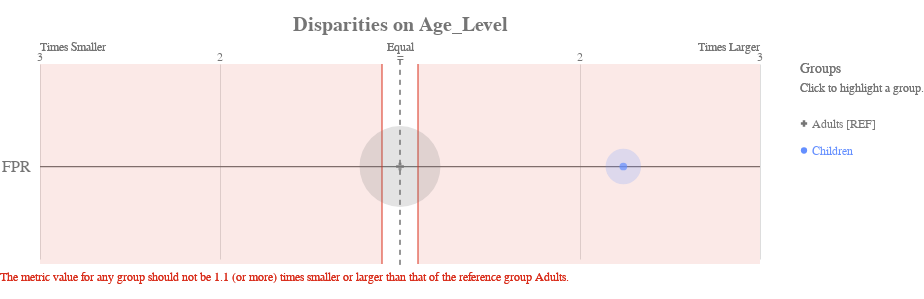

Notebook cell for this chart:
### Code cell
df_fair['score'] = xg.predict(X_test)

# get_crosstabs returns a dataframe of the group counts and group value bias metrics.
xtab, _ = g.get_crosstabs(df_fair, attr_cols=attributes_to_audit)
bdf = b.get_disparity_predefined_groups(xtab, original_df=df_fair, ref_groups_dict=attributes_and_reference_groups)

ap.disparity(bdf, metrics, 'Age_Level', fairness_threshold = disparity_tolerance)

### Figure 1 — Vega-Lite specification as saved in the notebook (floating-point values rounded to 4 significant figures)
{"config": {"view": {"continuousWidth": 400, "continuousHeight": 300, "strokeWidth": 0}, "axisLeft": {"labelColor": "rgb(117,117,117)", "labelFont": "Arial", "labelFontSize": 16}, "title": {"align": "center", "baseline": "middle", "color": "rgb(117,117,117)", "font": "Arial", "fontSize": 20, "fontWeight": "bold"}}, "layer": [{"data": {"name": "data-38121450c6697f570e9bf3f18efe866c"}, "mark": {"type": "rule", "stroke": "rgb(117,117,117)", "strokeWidth": 1.25, "tooltip": ""}, "encoding": {"x": {"type": "quantitative", "field": "x", "scale": {"domain": [-2, 2], "range": [40.0, 760.0]}}, "x2": {"field": "x2"}, "y": {"type": "nominal", "axis": {"domain": false, "labelAngle": 0, "labelPadding": -30, "orient": "left", "ticks": false, "title": ""}, "field": "metric", "scale": {"domain": ["FPR"], "range": [30, 225.0]}}}}, {"data": {"name": "data-79dd248bdaa0ea02c535240e8ad022c8"}, "mark": {"type": "rule", "stroke": "rgb(117,117,117)", "strokeDash": [5, 5], "strokeWidth": 1}, "encoding": {"tooltip": {"value": "Adults [REF]"}, "x": {"value": 400.0}, "y": {"value": 20.83}, "y2": {"value": 229.2}}}, {"data": {"name": "data-c233327f4cd9b4c2df31bf8015c83e4a"}, "mark": {"type": "text", "align": "center", "color": "rgb(117,117,117)", "font": "Arial", "fontSize": 12, "fontWeight": "normal", "tooltip": ""}, "encoding": {"text": {"type": "nominal", "field": "label"}, "x": {"type": "quantitative", "field": "value", "scale": {"domain": [-2, 2], "range": [40.0, 760.0]}}, "y": {"value": 17.5}}}, {"layer": [{"mark": {"type": "text", "align": "left", "fill": "rgb(117,117,117)", "font": "Arial", "fontSize": 12, "fontWeight": "normal", "tooltip": ""}, "encoding": {"text": {"value": "Times Smaller"}, "x": {"value": 40.0}, "y": {"value": 7.5}}}, {"mark": {"type": "text", "align": "right", "fill": "rgb(117,117,117)", "font": "Arial", "fontSize": 12, "fontWeight": "normal", "tooltip": ""}, "encoding": {"text": {"value": "Times Larger"}, "x": {"value": 760.0}, "y": {"value": 7.5}}}, {"mark": {"type": "text", "align": "center", "fill": "rgb(117,117,117)", "font": "Arial", "fontSize": 12, "fontWeight": "normal", "tooltip": ""}, "encoding": {"text": {"value": "Equal"}, "x": {"value": 400.0}, "y": {"value": 7.5}}}], "data": {"name": "data-79dd248bdaa0ea02c535240e8ad022c8"}}, {"layer": [{"mark": {"type": "rule", "opacity": 0.8, "stroke": "rgb(217, 46, 28)", "strokeWidth": 1.25, "tooltip": ""}, "encoding": {"x": {"type": "quantitative", "field": "min", "scale": {"domain": [-2, 2], "range": [40.0, 760.0]}}, "y": {"value": 25.0}, "y2": {"value": 225.0}}}, {"mark": {"type": "rule", "opacity": 0.8, "stroke": "rgb(217, 46, 28)", "strokeWidth": 1.25, "tooltip": ""}, "encoding": {"x": {"type": "quantitative", "field": "max", "scale": {"domain": [-2, 2], "range": [40.0, 760.0]}}, "y": {"value": 25.0}, "y2": {"value": 225.0}}}, {"layer": [{"mark": {"type": "rect", "fill": "rgb(217, 46, 28)", "opacity": 0.1, "tooltip": ""}, "encoding": {"x": {"type": "quantitative", "field": "min", "scale": {"domain": [-2, 2], "range": [40.0, 760.0]}}, "x2": {"field": "lower_end"}, "y": {"value": 25.0}, "y2": {"value": 225.0}}}, {"mark": {"type": "rect", "fill": "rgb(217, 46, 28)", "opacity": 0.1, "tooltip": ""}, "encoding": {"x": {"type": "quantitative", "field": "max", "scale": {"domain": [-2, 2], "range": [40.0, 760.0]}}, "x2": {"field": "upper_end"}, "y": {"value": 25.0}, "y2": {"value": 225.0}}}]}, {"data": {"name": "data-79dd248bdaa0ea02c535240e8ad022c8"}, "mark": {"type": "text", "align": "left", "baseline": "top", "fill": "rgb(217, 46, 28)", "font": "Arial", "fontSize": 12, "fontWeight": "normal", "tooltip": ""}, "encoding": {"text": {"value": "The metric value for any group should not be 1.1 (or more) times smaller or larger than that of the reference group Adults."}, "x": {"value": 0}, "y": {"value": 233.3}}}], "data": {"name": "data-c5998ade5caa41beab95346bdb5ba577"}}, {"layer": [{"mark": "circle"}, {"data": {"name": "data-e431c55e6c3e08b6cfd69a413db35a12"}, "mark": {"type": "circle", "opacity": 0.2}, "encoding": {"color": {"condition": {"type": "nominal", "field": "attribute_value", "legend": null, "scale": {"domain": ["Adults", "Children"], "range": ["rgb(117,117,117)", "rgb(100, 143, 255)", "rgb(254, 97, 0)", "rgb(220, 38, 127)", "rgb(255, 176, 0)", "rgb(120, 94, 240)"]}, "selection": "selector009"}, "value": "rgb(224,224,224)"}, "size": {"type": "quantitative", "field": "group_size", "legend": null, "scale": {"domain": [0, 224.4], "range": [0, 7854.0]}}, "tooltip": [{"type": "nominal", "field": "attribute_value", "title": "Group"}, {"type": "nominal", "field": "tooltip_group_size", "title": "Group Size"}, {"type": "nominal", "field": "tooltip_disparity_explanation_fpr", "title": "Disparity"}, {"type": "quantitative", "field": "fpr", "format": ".2f", "title": "FPR"}], "x": {"type": "quantitative", "axis": {"domain": false, "labels": false, "ticks": false, "title": null, "values": [1, 2, -2, -1]}, "field": "fpr_disparity_scaled", "scale": {"domain": [-2, 2], "range": [40.0, 760.0]}}, "y": {"type": "nominal", "axis": {"domain": false, "grid": false, "labels": false, "ticks": false, "title": " "}, "field": "metric_variable", "scale": {"domain": ["FPR"], "range": [30, 225.0]}}}, "selection": {"selector011": {"type": "multi", "empty": "all", "fields": ["attribute_value"]}}, "transform": [{"calculate": "'FPR'", "as": "metric_variable"}]}, {"layer": [{"mark": "point"}, {"data": {"name": "data-e431c55e6c3e08b6cfd69a413db35a12"}, "mark": {"type": "point", "filled": true, "size": 60}, "encoding": {"color": {"condition": {"type": "nominal", "field": "attribute_value", "legend": null, "scale": {"domain": ["Adults", "Children"], "range": ["rgb(117,117,117)", "rgb(100, 143, 255)", "rgb(254, 97, 0)", "rgb(220, 38, 127)", "rgb(255, 176, 0)", "rgb(120, 94, 240)"]}, "selection": "selector009"}, "value": "rgb(224,224,224)"}, "shape": {"type": "nominal", "field": "attribute_value", "legend": null, "scale": {"domain": ["Adults", "Children"], "range": ["cross", "circle"]}}, "tooltip": [{"type": "nominal", "field": "attribute_value", "title": "Group"}, {"type": "nominal", "field": "tooltip_group_size", "title": "Group Size"}, {"type": "nominal", "field": "tooltip_disparity_explanation_fpr", "title": "Disparity"}, {"type": "quantitative", "field": "fpr", "format": ".2f", "title": "FPR"}], "x": {"type": "quantitative", "axis": {"domain": false, "labels": false, "ticks": false, "title": null, "values": [1, 2, -2, -1]}, "field": "fpr_disparity_scaled", "scale": {"domain": [-2, 2], "range": [40.0, 760.0]}}, "y": {"type": "nominal", "axis": {"domain": false, "grid": false, "labels": false, "ticks": false, "title": " "}, "field": "metric_variable", "scale": {"domain": ["FPR"], "range": [30, 225.0]}}}, "selection": {"selector010": {"type": "multi", "empty": "all", "fields": ["attribute_value"]}}, "transform": [{"calculate": "'FPR'", "as": "metric_variable"}]}]}]}, {"layer": [{"mark": {"type": "point", "filled": true, "opacity": 1, "size": 39.48}, "encoding": {"color": {"condition": {"type": "nominal", "field": "attribute_value", "legend": null, "scale": {"domain": ["Adults", "Children"], "range": ["rgb(117,117,117)", "rgb(100, 143, 255)", "rgb(254, 97, 0)", "rgb(220, 38, 127)", "rgb(255, 176, 0)", "rgb(120, 94, 240)"]}, "selection": "selector009"}, "value": "rgb(224,224,224)"}, "shape": {"type": "nominal", "field": "attribute_value", "legend": null, "scale": {"domain": ["Adults", "Children"], "range": ["cross", "circle"]}}, "x": {"value": 804}, "y": {"type": "nominal", "axis": {"domain": false, "grid": false, "labels": false, "ticks": false, "title": " "}, "field": "attribute_value", "scale": {"domain": ["Adults", "Children"], "range": [71, 125]}}}, "selection": {"selector009": {"type": "multi", "empty": "all", "fields": ["attribute_value"]}}}, {"mark": {"type": "text", "align": "left", "baseline": "middle", "font": "Arial", "fontSize": 12, "fontWeight": "normal"}, "encoding": {"color": {"condition": {"type": "nominal", "field": "attribute_value", "legend": null, "scale": {"domain": ["Adults", "Children"], "range": ["rgb(117,117,117)", "rgb(100, 143, 255)", "rgb(254, 97, 0)", "rgb(220, 38, 127)", "rgb(255, 176, 0)", "rgb(120, 94, 240)"]}, "selection": "selector009"}, "value": "rgb(224,224,224)"}, "text": {"type": "nominal", "field": "label"}, "x": {"value": 812}, "y": {"type": "nominal", "axis": {"domain": false, "grid": false, "labels": false, "ticks": false, "title": " "}, "field": "attribute_value", "scale": {"domain": ["Adults", "Children"], "range": [71, 125]}}}, "selection": {"selector012": {"type": "multi", "empty": "all", "fields": ["attribute_value"]}}}, {"data": {"name": "data-79dd248bdaa0ea02c535240e8ad022c8"}, "mark": {"type": "text", "align": "left", "baseline": "middle", "color": "rgb(117,117,117)", "font": "Arial", "fontSize": 12, "fontWeight": "normal"}, "encoding": {"text": {"value": "Click to highlight a group."}, "x": {"value": 800}, "y": {"value": 49}}}, {"data": {"name": "data-79dd248bdaa0ea02c535240e8ad022c8"}, "mark": {"type": "text", "align": "left", "baseline": "middle", "color": "rgb(117,117,117)", "font": "Arial", "fontSize": 14, "fontWeight": "normal"}, "encoding": {"text": {"value": "Groups"}, "x": {"value": 800}, "y": {"value": 30}}}], "data": {"name": "data-5633874912c6de05621e650b4de11111"}}], "height": 250, "padding": {"top": 15, "bottom": 10}, "resolve": {"scale": {"size": "independent", "y": "independent"}}, "title": "Disparities on Age_Level", "width": 800, "$schema": "https://vega.github.io/schema/vega-lite/v4.8.1.json", "datasets": {"data-38121450c6697f570e9bf3f18efe866c": [{"metric": "FPR", "x": -2, "x2": 2}], "data-79dd248bdaa0ea02c535240e8ad022c8": [{"a": 1, "b": 0}, {"a": 1, "b": 0}], "data-c233327f4cd9b4c2df31bf8015c83e4a": [{"value": 1, "label": 2}, {"value": 2, "label": 3}, {"value": -2, "label": 3}, {"value": -1, "label": 2}, {"value": 0, "label": "="}], "data-c5998ade5caa41beab95346bdb5ba577": [{"min": -0.1, "max": 0.1, "lower_end": -2, "upper_end": 2}], "data-e431c55e6c3e08b6cfd69a413db35a12": [{"attribute_name": "Age_Level", "attribute_value": "Adults", "group_size": 187, "total_entities": 223, "fpr": 0.07438, "fpr_disparity": 1.0, "fpr_disparity_scaled": 0.0, "tooltip_group_size": "187 (83.86%)", "tooltip_disparity_explanation_fpr": "Reference group"}, {"attribute_name": "Age_Level", "attribute_value": "Children", "group_size": 36, "total_entities": 223, "fpr": 0.1667, "fpr_disparity": 2.241, "fpr_disparity_scaled": 1.241, "tooltip_group_size": "36 (16.14%)", "tooltip_disparity_explanation_fpr": "2.24 times larger FPR than the reference group"}], "data-5633874912c6de05621e650b4de11111": [{"attribute_value": "Adults", "label": "Adults [REF]"}, {"attribute_value": "Children", "label": "Children"}]}}
